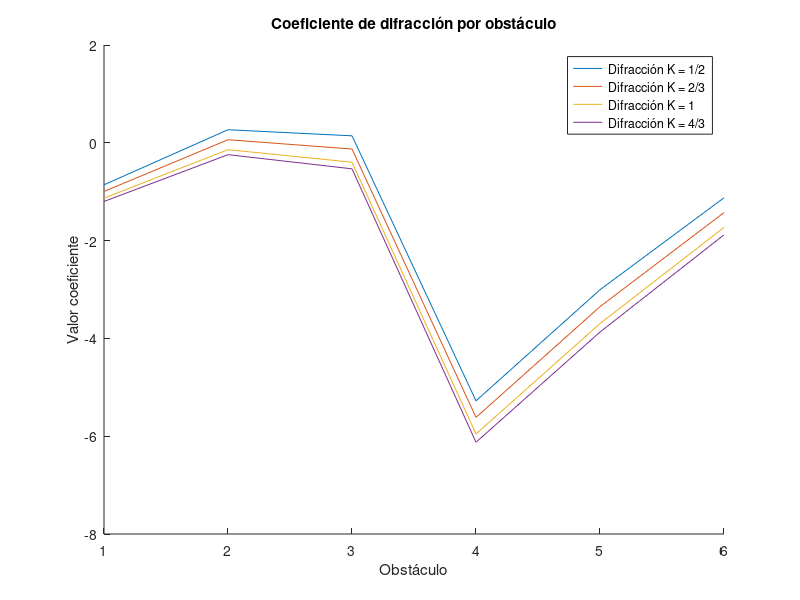
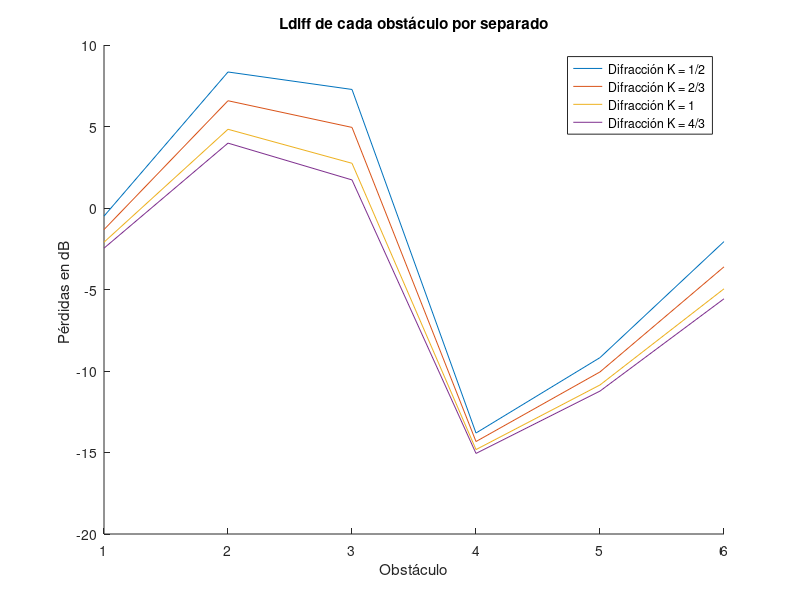
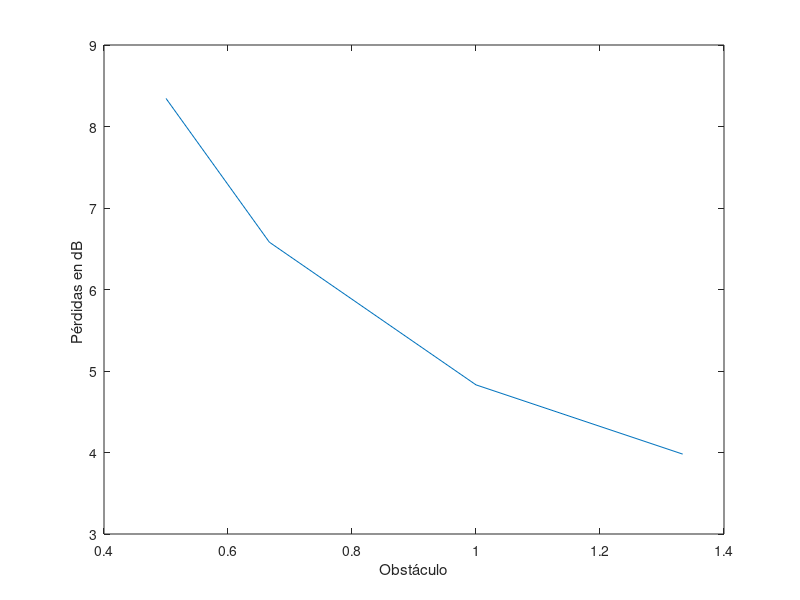
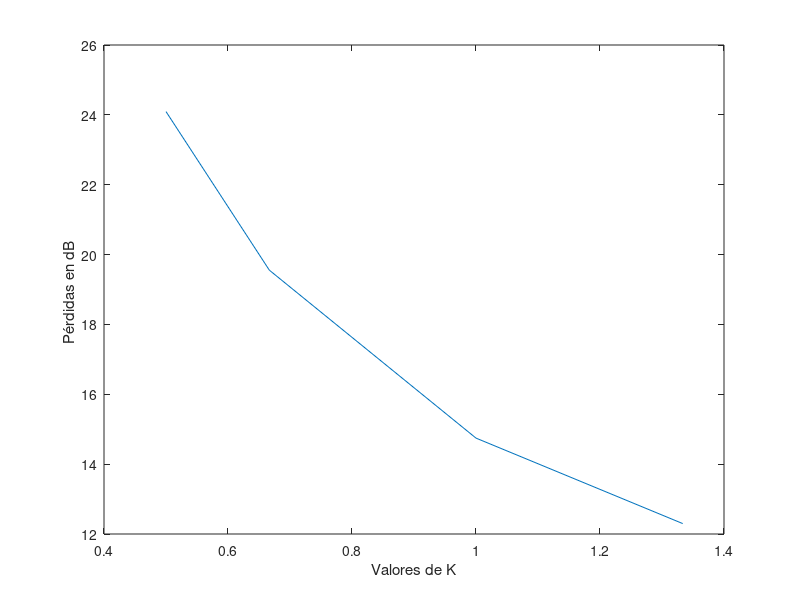

Here is the MATLAB script that generated these plots, in order:
clear;close all;clc;

f      = 5800e6;
c      = 3e8;
lambda = c/f;

% Alturas, distancia y radio en metros

d  = 20.09e3; %en Km
R0 = 6370e3;

e  = [796 800 803 799 735 760 788 805];
a  = [10 0 0 0 0 0 0 8];
d1 = [0 0.806e3 1.910e3 3.721e3 7.831e3 10.955e3 14.965e3 d];
d2 = d - d1;
h1 = e(1) + a(1);


K           = [0.5, 2/3 ,1, 4/3];
Re          = R0*K;
altura_rayo = ((e(end)+a(end)-e(1)-a(1))/d)*d1 + e(1)+a(1);
R1          = sqrt(lambda*d1.*d2/d); 

%Repito el código de Diego pero "K" es un vector, y por tanto "Re" tambien.

% -----------------------------------------------------------------------
% Esta parte elimina el primer y último elemento de los arrays, ya que se 
% corresponde con los valores de las torres y se obtienen valores que no se usan.
d1(:,1)   =[];
d1(:,end) =[];
e(:,1)    =[];
e(:,end)  =[];
R1(:,1)   =[];
R1(:,end) =[];
altura_rayo(:,1)   = [];
altura_rayo(:,end) = [];
% % -----------------------------------------------------------------------
d2=d-d1;

obstaculo_mayor          = max(e);
posicion_obstaculo_mayor = find(e==obstaculo_mayor);

numero_iteraciones    = size(Re);
columnas              = size(d1);
flecha_iterada        = zeros(numero_iteraciones(2),columnas(2));
despejamiento_iterado = zeros(numero_iteraciones(2),columnas(2));
uve_iterado           = zeros(numero_iteraciones(2),columnas(2));
Ldif_iterado          = zeros(numero_iteraciones(2),columnas(2));
%uve_iterado_relevante  = zeros(numero_iteraciones(2),6);
figure(1);title("Coeficiente de difracción por obstáculo");
for iteracion=1:numero_iteraciones(2)    
    flecha_iterada(iteracion,:)        = (d1.*d2)/(2*Re(iteracion));
    despejamiento_iterado(iteracion,:) =  e + flecha_iterada(iteracion,:) - altura_rayo;
    uve_iterado(iteracion,:)           = sqrt(2)*despejamiento_iterado(iteracion,:)./R1;
 
    Ldif_iterado(iteracion,:)          =  6.9 + 20*log10(sqrt((uve_iterado(iteracion,:)-0.1).^2 +1) + uve_iterado(iteracion,:)-0.1);
  
    hold on
    plot(uve_iterado(iteracion,:))
    xticks(1:6);
    hold off
    
end
ylabel("Valor coeficiente");xlabel("Obstáculo");
legend("Difracción K = 1/2","Difracción K = 2/3","Difracción K = 1","Difracción K = 4/3");


figure(2);title("Ldiff de cada obstáculo por separado");
for iteracion=1:numero_iteraciones(2)
    hold on 
    plot(Ldif_iterado(iteracion,:));
    xticks(1:6);
    hold off
end
ylabel("Pérdidas en dB ");xlabel("Obstáculo");
legend("Difracción K = 1/2","Difracción K = 2/3","Difracción K = 1","Difracción K = 4/3");


d_izq   = d1(2);
d1_izq  = d1(1);
d2_izq  = d1(2)-d1(1);
h2_izq  = e(2);
h1_izq  = h1;
AlturaRayo_izq   = ((h2_izq-h1_izq)/d_izq)*d1_izq+h1_izq;
R1_izq           = sqrt(lambda*d1_izq*d2_izq/d_izq);

d_drch  = d2(2);
d1_drch = d1(3)-d1(2);
d2_drch = d2(3);
h2_drch = e(6);
h1_drch = e(2);
AlturaRayo_drch  = ((h2_drch-h1_drch)/d_drch)*d1_drch+h1_drch;
R1_drch          = sqrt(lambda*d1_drch*d2_drch/d_drch);

C =10+0.04*(d1(2)/1000+d2(2)/1000);

figure(5);title("Ldiff obstáculos con V > -0.78")
for iteracion=1:numero_iteraciones(2)

   %IZQUIERDA 
        Flecha_izquierda(iteracion,1)        = (d1_izq*d2_izq)/(2*Re(iteracion));
        Despejamiento_izquierda(iteracion,1) = Flecha_izquierda(iteracion,1) + e(1) - AlturaRayo_izq;        
        uve_izquiera(iteracion,1)            = sqrt(2)*(Despejamiento_izquierda(iteracion,1)/R1_izq);
        if(uve_izquiera(iteracion,:)< -0.78)
            Lad_izquierda(iteracion,:) =0;
        else
        Lad_izquierda(iteracion,:) = 6.9 + 20*log10(sqrt((uve_izquiera(iteracion,:)-0.1).^2 +1) + uve_izquiera(iteracion,:)-0.1)
        end
   %DERECHA
        Flecha_derecha(iteracion,:)         = (d1_drch*d2_drch)/(2*Re(iteracion));
        Despejamiento_derecha(iteracion,:)  = Flecha_derecha(iteracion,1) + e(1) - AlturaRayo_drch;        
        uve_derecha(iteracion,:)            = sqrt(2)*(Despejamiento_derecha(iteracion,1)/R1_drch);
        if(uve_derecha(iteracion,:)< -0.78)
            Lad_derecha(iteracion,:) =0;
        else
        Lad_derecha(iteracion,:) = 6.9 + 20*log10(sqrt((uve_derecha(iteracion,:)-0.1).^2 +1) + uve_derecha(iteracion,:)-0.1)
        end
   T(iteracion,:) =1-exp(-(max(Ldif_iterado(iteracion,:)))/6);
   
  Ldiff_totales(iteracion,:) = max(Ldif_iterado(iteracion,:)) + T(iteracion,:)*(Lad_derecha(iteracion,:) + Lad_izquierda(iteracion,:) + C)

   
end
plot(K,Ldiff_totales)
ylabel("Pérdidas en dB ");xlabel("Valores de K");


figure(4);title("Ldiff totales en funcion de K");
plot(K,Ldif_iterado(:,posicion_obstaculo_mayor));
ylabel("Pérdidas en dB ");xlabel("Obstáculo");
Peridas = [Lad_izquierda(:,1) Ldiff_totales(:,1) Lad_derecha(:,1)]
